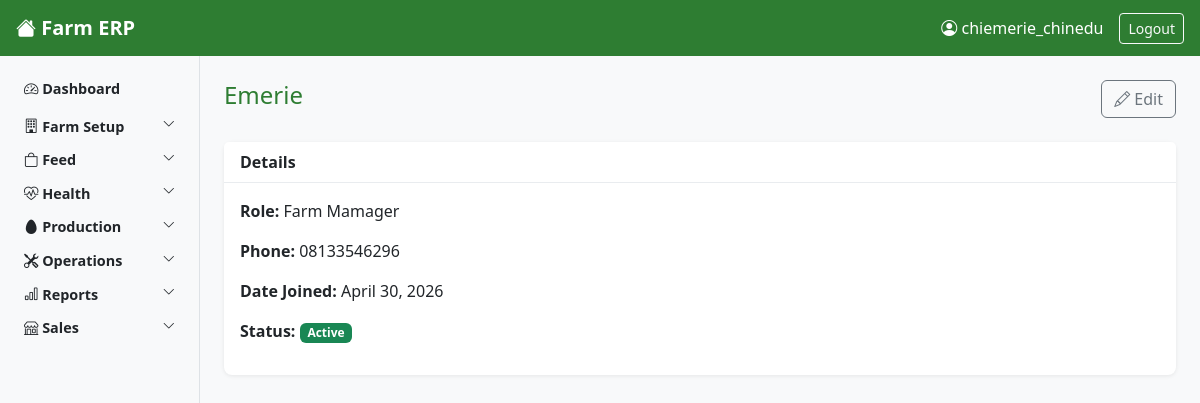
The page /workers/3/ (signed in) on the database as committed earlier.
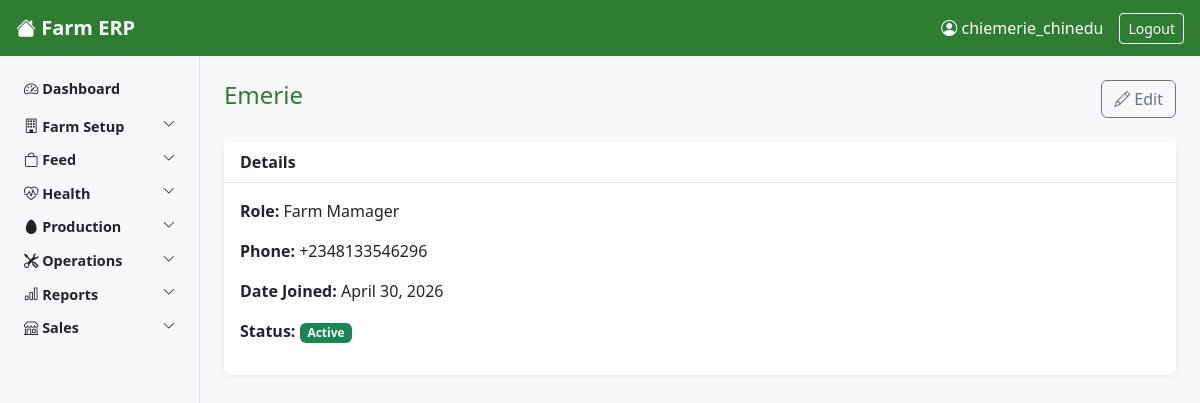
The same page on the database as committed later.
### core/models.py (models this page shows, shortened)
class Worker(models.Model):
    ROLE_CHOICES = [
    ('pen_workers', 'Pen Worker'),
    ('supervisor', 'Supervisor'),
    ('store_keeper', 'Store Keeper'),
    ('manager', 'Farm Mamager'),
    ('general_manager', 'General Manager'),
    ('salesperson','Salesperson'),
    ('accountant', 'Accountant'),
    ('director', 'Director'),
    ]
    user = models.OneToOneField(
        User,
        on_delete=models.SET_NULL,
        null=True,
        blank=True,
        related_name='worker_profile'
    )
    full_name = models.CharField(max_length=100)
    role = models.CharField(max_length=50, choices = ROLE_CHOICES)
    phone = models.CharField()
    date_joined = models.DateField()
    is_active = models.BooleanField(default=True)

### core/views.py (the view)
# urls.py: path('workers/<int:pk>/', views.WorkerDetailView.as_view(), name='worker-detail'),
class WorkerDetailView(LoginRequiredMixin, DetailView):
    model = Worker
    template_name = 'core/worker_detail.html'
    context_object_name = 'worker'

### core/context_processors.py (called while the page is built, shortened)
def user_role_context(request):
    if request.user.is_authenticated:
        return get_user_context(request.user)

### core/permissions.py (called while the page is built)
def get_worker_role(user):
    try:
        return user.worker_profile.role
    except Exception:
        return None

def get_user_context(user):
    role = get_worker_role(user)
    return {
        'user_role': role,
        'is_pen_worker': role == 'pen_worker',
        'is_supervisor': role in ['supervisor', 'store_keeper'],
        'is_manager': role in ['manager', 'general_manager'],
        'is_director': role == 'director',
        'is_salesperson': role == 'salesperson',
        'is_accountant': role == 'accountant',
        'is_manager_or_above': role in ['manager', 'general_manager', 'director'],
        'is_supervisor_or_above': role in ['supervisor', 'store_keeper', 'manager',
                                            'general_manager', 'director'],
    }

### core/templates/core/worker_detail.html (shortened to what this page needs)
{% extends 'core/base.html' %}
{% block content %}
<div class="d-flex justify-content-between align-items-center mb-4">
    <h4>{{ worker.full_name }}</h4>
    <a href="{% url 'worker-update' worker.pk %}" class="btn btn-outline-secondary">
        <i class="bi bi-pencil"></i> Edit
    </a>
</div>
<div class="card">
    <div class="card-header">Details</div>
    <div class="card-body">
        <p><strong>Role:</strong> {{ worker.get_role_display }}</p>
        <p><strong>Phone:</strong> {{ worker.phone|default:"—" }}</p>
        <p><strong>Date Joined:</strong> {{ worker.date_joined }}</p>
        <p><strong>Status:</strong>
            {% if worker.is_active %}
                <span class="badge bg-success">Active</span>
            {% else %}
                <span class="badge bg-secondary">Inactive</span>
            {% endif %}
        </p>
    </div>
</div>
{% endblock %}

Rows that differ between the two databases and show on the page:
changed Worker "Emerie": phone "08133546296" → "+2348133546296"
